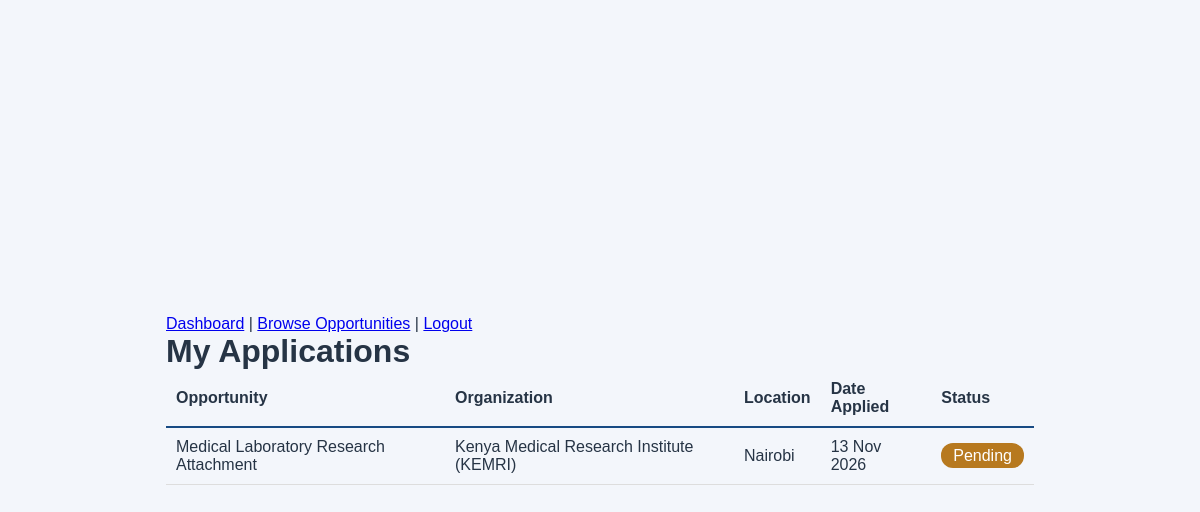
/student/my_applications.php (signed in), run on the app's committed database.
### tables this page shows
CREATE TABLE `applications` (
  `application_id` int(11) NOT NULL,
  `student_id` int(11) NOT NULL,
  `opportunity_id` int(11) NOT NULL,
  `cover_letter` text DEFAULT NULL,
  `status` enum('pending','accepted','rejected') DEFAULT 'pending',
  `date_applied` timestamp NOT NULL DEFAULT current_timestamp()
);

CREATE TABLE `opportunities` (
  `opportunity_id` int(11) NOT NULL,
  `organization_id` int(11) NOT NULL,
  `title` varchar(150) NOT NULL,
  `description` text NOT NULL,
  `requirements` text DEFAULT NULL,
  `location` varchar(150) DEFAULT NULL,
  `duration` varchar(100) DEFAULT NULL,
  `status` enum('open','closed') DEFAULT 'open',
  `date_posted` timestamp NOT NULL DEFAULT current_timestamp()
);

CREATE TABLE `organizations` (
  `organization_id` int(11) NOT NULL,
  `organization_name` varchar(150) NOT NULL,
  `email` varchar(150) NOT NULL,
  `password_hash` varchar(255) NOT NULL,
  `phone` varchar(20) DEFAULT NULL,
  `address` varchar(255) DEFAULT NULL,
  `description` text DEFAULT NULL,
  `created_at` timestamp NOT NULL DEFAULT current_timestamp()
);

### student/my_applications.php (the view, shortened to what this page needs)
<?php
require_once "../config/database.php";
$studentId = (int) $_SESSION['user_id'];
$stmt = $pdo->prepare(
    "SELECT a.application_id, a.status, a.date_applied,
            o.title, o.location,
            org.organization_name
     FROM applications a
     JOIN opportunities o ON a.opportunity_id = o.opportunity_id
     JOIN organizations org ON o.organization_id = org.organization_id
     WHERE a.student_id = ?
     ORDER BY a.date_applied DESC"
);
$stmt->execute([$studentId]);
$applications = $stmt->fetchAll();
$statusColors = [
    'pending'  => '#b7791f',
    'accepted' => '#1b7a2e',
    'rejected' => '#b00020',
];
?>
<!DOCTYPE html>
<html lang="en">
<head>
    <link rel="stylesheet" href="../assets/style.css">
</head>
<body>
    <div style="max-width:900px; margin:40px auto; padding:0 16px;">
        <p>
            <a href="dashboard.php">Dashboard</a> |
            <a href="opportunities.php">Browse Opportunities</a> |
            <a href="../authentication/logout.php">Logout</a>
        </p>
        <h1>My Applications</h1>
        <?php if (empty($applications)): ?>
            <p>You have not applied for any opportunities yet.
               <a href="opportunities.php">Browse opportunities</a>.</p>
        <?php else: ?>
            <div style="overflow-x:auto;">
            <table style="width:100%; border-collapse:collapse;">
                <thead>
                    <tr style="text-align:left; border-bottom:2px solid #174a83;">
                        <th style="padding:10px;">Opportunity</th>
                        <th style="padding:10px;">Organization</th>
                        <th style="padding:10px;">Location</th>
                        <th style="padding:10px;">Date Applied</th>
                        <th style="padding:10px;">Status</th>
                    </tr>
                </thead>
                <tbody>
                <?php foreach ($applications as $app): ?>
                    <tr style="border-bottom:1px solid #ddd;">
                        <td style="padding:10px;"><?= htmlspecialchars($app['title']) ?></td>
                        <td style="padding:10px;"><?= htmlspecialchars($app['organization_name']) ?></td>
                        <td style="padding:10px;"><?= htmlspecialchars($app['location']) ?></td>
                        <td style="padding:10px;"><?= htmlspecialchars(date('d M Y', strtotime($app['date_applied']))) ?></td>
                        <td style="padding:10px;">
                            <span style="color:white; padding:4px 12px; border-radius:12px;
                                         background:<?= $statusColors[$app['status']] ?? '#555' ?>;">
                                <?= htmlspecialchars(ucfirst($app['status'])) ?>
                            </span>
                        </td>
                    </tr>
                <?php endforeach; ?>
                </tbody>
            </table>
            </div>
        <?php endif; ?>
    </div>
</body>
</html>

### assets/style.css (style rules this page uses)
* { margin: 0; padding: 0; box-sizing: border-box; }
body { font-family: Arial, sans-serif; background: #f3f6fb; color: #263445; min-height: 100vh; display: flex; justify-content: center; align-items: center; padding: 25px; }

### data on the page
applications: opportunity.title "Medical Laboratory Research Attachment", organizations.organization_name "Kenya Medical Research Institute (KEMRI)", opportunity.location "Nairobi", date_applied "13 Nov 2026", status "Pending"
